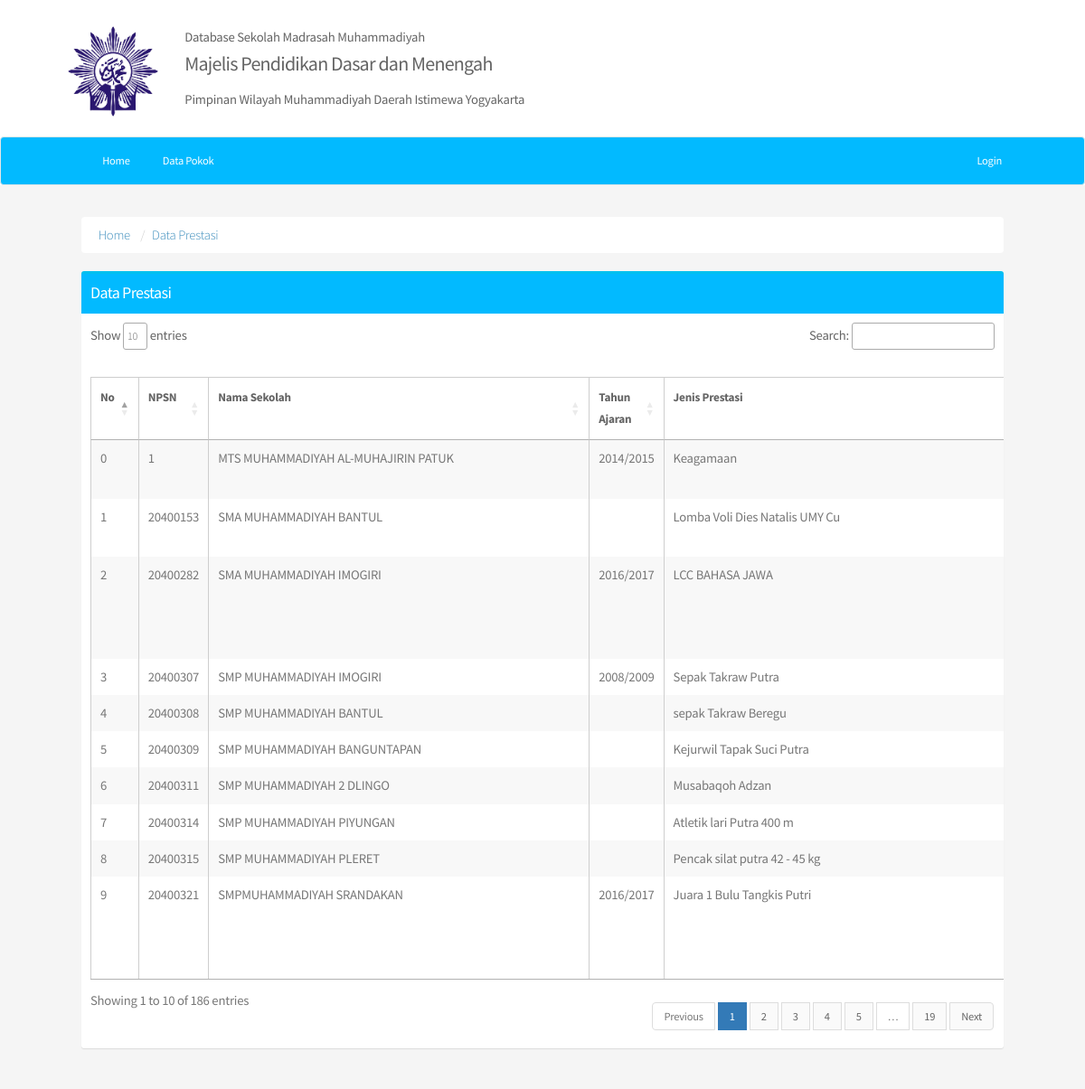
The page /data-prestasi.php on the database its author committed.
### tables this page shows
CREATE TABLE `prestasi` (
  `id` int(11) NOT NULL,
  `npsn` int(10) NOT NULL,
  `thn_ajaran` varchar(10) NOT NULL,
  `jns_prestasi` varchar(30) NOT NULL,
  `level` varchar(30) NOT NULL,
  `hasil` varchar(30) NOT NULL,
  `ket` varchar(30) NOT NULL,
  `pemegang` varchar(30) NOT NULL,
  `tgl_plaksanaan` date NOT NULL
);

CREATE TABLE `profil` (
  `jenjang` varchar(30) NOT NULL,
  `nama_sekolah` varchar(75) NOT NULL,
  `npsn` int(10) NOT NULL,
  `sk_pendirian` varchar(20) NOT NULL,
  `tgl_pendirian` date NOT NULL,
  `alamat` varchar(50) NOT NULL,
  `kel` varchar(50) NOT NULL,
  `kec` int(4) NOT NULL,
  `kab` int(4) NOT NULL,
  `telepon` varchar(15) NOT NULL,
  `email` varchar(30) NOT NULL,
  `web` varchar(30) NOT NULL,
  `akreditasi` varchar(10) NOT NULL,
  `sk_akreditasi` varchar(30) NOT NULL,
  `kurikulum` varchar(20) NOT NULL,
  `visi` text NOT NULL,
  `misi` text NOT NULL,
  `tujuan` text NOT NULL,
  `moto` text NOT NULL,
  `koordinat_long` varchar(15) NOT NULL,
  `koordinat_lat` varchar(15) NOT NULL,
  `listrik` varchar(8) NOT NULL,
  `akses_internet` varchar(15) NOT NULL
);

### data-prestasi.php (the view, shortened to what this page needs)
<?php
	include "koneksi.php";
	$query = mysqli_query($conn, "SELECT prestasi.*, profil.nama_sekolah FROM `prestasi` JOIN profil ON prestasi.npsn = profil.npsn ORDER BY id ASC");
 ?>
<!DOCTYPE HTML>
<html>
	<head>
		<link rel="stylesheet" type="text/css" href="admin/bootstrap/css/bootstrap.css"/>
		<link rel="stylesheet" type="text/css" href="admin/dist/css/AdminLTE.css"/>
		<link rel="stylesheet" type="text/css" href="https://cdn.datatables.net/1.10.13/css/jquery.dataTables.min.css">
		<link rel="stylesheet" href="assets/css/main.css"/>
	</head>
	<body class="landing">
		<section id="header">
			<?php include "navbar.php" ?>
		</section>
		<section id="content " class="container main">
			<div class="row content">
				<div class="col-md-12 ">
					<ol class="breadcrumb">
						<li><a href="index.php">Home</a></li>
						<li><a href="data-prestasi.php">Data Prestasi</a></li>
					</ol>
					<div class="box box-info">
						<div class="box-header">
							<h2 class="box-title"><b>Data Prestasi</b></h2>
						</div>
						<div class="box-body" style="overflow-x: scroll;">
							<table id='data-prestasi' class="table-responsive">
								<thead>
									<tr>
										<th>No</th>
										<th>NPSN</th>
										<th>Nama Sekolah</th>
										<th>Tahun Ajaran</th>
										<th>Jenis Prestasi</th>
									</tr>
								</thead>
								<tbody>
									<?php
										$i = 0;
										while($data = mysqli_fetch_array($query, MYSQLI_BOTH)){
											echo "
											<tr>
												<td>$i</td>
												<td>$data[npsn]</td>
												<td>$data[nama_sekolah]</td>
												<td>$data[thn_ajaran]</td>
												<td>$data[jns_prestasi]</td>
												<td>$data[level]</td>
												<td>$data[hasil]</td>
												<td>$data[ket]</td>
												<td>$data[pemegang]</td>
												<td>$data[tgl_plaksanaan]</td>
											</tr>
											";
											$i++;
										}
									?>
								</tbody>
							</table>
						</div>
					</div>
				</div>
			</div>
		</section>
	</body>
</html>

### navbar.php (shortened to what this page needs)
<section id="header" class="header">
	<div class="container">
		<div class="header-logo">
            <a href="/"><img src="logo_dikdasmen_muh.jpg" alt="" class="img-responsive" width="100px"></a>
        </div>
		<div class="header-text">
            <h1><b>Database Sekolah Madrasah Muhammadiyah</b></h1>
            <h2><strong>Majelis Pendidikan Dasar dan Menengah</strong></h2>
            <p style="margin-bottom: 2em;"><b>Pimpinan Wilayah Muhammadiyah Daerah Istimewa Yogyakarta</b></p>
        </div>
	</div>
</section>
<section id="navbar" class="navbar navbar-default navbar-custom navbar-info" role="navigation"">
	<div class="container">
	<div class="contaioner-fluid collapse navbar-collapse">
		<ul class="navbar navbar-nav nav">
			<li><a href="index.php">Home</a></li>
			<li class="dropdown">
				<a href="#"class="dropdown-toggle animate " data-toggle="dropdown">Data Pokok</a>
			</li>
		</ul>
		<ul class="nav navbar-nav navbar-right navbar">
	        <li><a href="login.php" >Login</a></li>
	    </ul>
	</div>
	</div>
</section>

### assets/css/main.css (style rules this page uses)
html, body, div, span, applet, object, iframe, h1, h2, h3, h4, h5, h6, p, blockquote, pre, a, abbr, acronym, address, big, cite, code, del, dfn, em, img, ins, kbd, q, s, samp, small, strike, strong, sub, sup, tt, var, b, u, i, center, dl, dt, dd, ol, ul, li, fieldset, form, label, legend, table, caption, tbody, tfoot, thead, tr, th, td, article, aside, canvas, details, embed, figure, figcaption, footer, header, hgroup, menu, nav, output, ruby, section, summary, time, mark, audio, video { margin: 0; padding: 0; border: 0; font-size: 100%; font: inherit; vertical-align: baseline; }
article, aside, details, figcaption, figure, footer, header, hgroup, menu, nav, section { display: block; }
body { line-height: 1; opacity: 1; }
ol, ul { list-style: none; }
table { border-collapse: collapse; border-spacing: 0; }
body { -webkit-text-size-adjust: none; }
*, *:before, *:after { -moz-box-sizing: border-box; -webkit-box-sizing: border-box; box-sizing: border-box; }
.container { margin-left: auto; margin-right: auto; }
@media screen and (max-width: 1680px) { .container { width: 90%; } }
@media screen and (max-width: 1280px) { .container { width: 90%; } }
.row { border-bottom: solid 1px transparent; -moz-box-sizing: border-box; -webkit-box-sizing: border-box; box-sizing: border-box; }
.row > * { float: left; -moz-box-sizing: border-box; -webkit-box-sizing: border-box; box-sizing: border-box; }
.row:after, .row:before { content: ''; display: block; clear: both; height: 0; }
.row > * { padding: 0 0 0 2em; }
.row { margin: 0 0 -1px -2em; }
@media screen and (max-width: 1680px) { .row > * { padding: 0 0 0 2em; } }
@media screen and (max-width: 1680px) { .row { margin: 0 0 -1px -2em; } }
@media screen and (max-width: 1280px) { .row > * { padding: 0 0 0 2em; } }
@media screen and (max-width: 1280px) { .row { margin: 0 0 -1px -2em; } }
body { background: #f5f5f5; }
body, input, select, textarea { color: #777; font-family: "Source Sans Pro", sans-serif; font-size: 16pt; font-weight: 300; line-height: 1.65em; letter-spacing: -0.015em; }
a { -moz-transition: color 0.2s ease-in-out, border-bottom-color 0.2s ease-in-out; -webkit-transition: color 0.2s ease-in-out, border-bottom-color 0.2s ease-in-out; -ms-transition: color 0.2s ease-in-out, border-bottom-color 0.2s ease-in-out; transition: color 0.2s ease-in-out, border-bottom-color 0.2s ease-in-out; text-decoration: none; }
strong, b { color: #646464; font-weight: 400; }
p { margin: 0 0 0; }
h1, h2, h3, h4, h5, h6 { color: #646464; font-weight: 300; line-height: 1em; margin: 0 0 0.5em 0; }
h2 { font-size: 2.25em; line-height: 1.5em; letter-spacing: -0.035em; }
.box { background: #fff; margin: 0 0 2em 0; font-weight: 500; }
.box-title { font-size: 1em; text-align: center; }
.box-header { font-size: 1em !important; background-color: #02baff; }
.box-header .box-title b { color: #fff; }
.box > :last-child { margin-bottom: 0; }
ol { list-style: decimal; margin: 0 0 2em 0; padding-left: 1.25em; }
ol li { padding-left: 0.25em; }
ul { list-style: disc; margin: 0 0 2em 0; padding-left: 1em; font-size: 0.85em; }
ul li { padding-left: 0.5em; }
table { margin: 0 0 2em 0; width: 100%; }
table tbody tr { border: solid 1px #e5e5e5; border-left: 0; border-right: 0; }
table tbody tr:nth-child(2n + 1) { background-color: #f8f8f8; }
table td { padding: 0.75em 0.75em; text-align: left; border-left : 1px solid #cecece; }
table th { color: #646464; font-size: 0.9em; font-weight: 300; padding: 0 0.75em 0.75em 0.75em; text-align: left; border-left : 1px solid #cecece; border-top : 1px solid #cecece; }
table thead { border-bottom: solid 2px #e5e5e5; }
#navbar .navbar li a { color: #fff; text-decoration: none; border : none; font-weight: 400; }
#header { background: white; color: #bbb; cursor: default; left: 0; top: 0; width: 100%; padding: 1em 0 0 0; }
#header .header-logo { float: left; margin-right: 2em; }
#header h1 { color: inherit; height: inherit; line-height: inherit; margin: 0; padding: 0; top: 0; }
#header h2 { font-size: 1.5em; }
#header .navbar { background-color: #02BAFF; }
#header .container { position: relative; }
#header .container h1 { left: 0; }
body .main { margin : 0 auto !important; }
.main .breadcrumb { background-color: #FFF; margin-top: 0px !important; }
@media screen and (max-width: 1680px) { body, input, select, textarea { font-size: 13pt; } }
@media screen and (max-width: 1280px) { body, input, select, textarea { font-size: 11pt; } }

### rows shown on the page
prestasi: npsn "1", profil.nama_sekolah "MTS MUHAMMADIYAH AL-MUHAJIRIN PATUK", thn_ajaran "2014/2015", jns_prestasi "Keagamaan"
prestasi: npsn "20400153", profil.nama_sekolah "SMA MUHAMMADIYAH BANTUL", jns_prestasi "Lomba Voli Dies Natalis UMY Cu"
prestasi: npsn "20400282", profil.nama_sekolah "SMA MUHAMMADIYAH IMOGIRI", thn_ajaran "2016/2017", jns_prestasi "LCC BAHASA JAWA"
prestasi: npsn "20400307", profil.nama_sekolah "SMP MUHAMMADIYAH IMOGIRI", thn_ajaran "2008/2009", jns_prestasi "Sepak Takraw Putra"
prestasi: npsn "20400308", profil.nama_sekolah "SMP MUHAMMADIYAH BANTUL", jns_prestasi "sepak Takraw Beregu"
prestasi: npsn "20400309", profil.nama_sekolah "SMP MUHAMMADIYAH BANGUNTAPAN", jns_prestasi "Kejurwil Tapak Suci Putra"
prestasi: npsn "20400311", profil.nama_sekolah "SMP MUHAMMADIYAH 2 DLINGO", jns_prestasi "Musabaqoh Adzan"
prestasi: npsn "20400314", profil.nama_sekolah "SMP MUHAMMADIYAH PIYUNGAN", jns_prestasi "Atletik lari Putra 400 m"
prestasi: npsn "20400315", profil.nama_sekolah "SMP MUHAMMADIYAH PLERET", jns_prestasi "Pencak silat putra 42 - 45 kg"
prestasi: npsn "20400321", profil.nama_sekolah "SMPMUHAMMADIYAH SRANDAKAN", thn_ajaran "2016/2017", jns_prestasi "Juara 1 Bulu Tangkis Putri"
